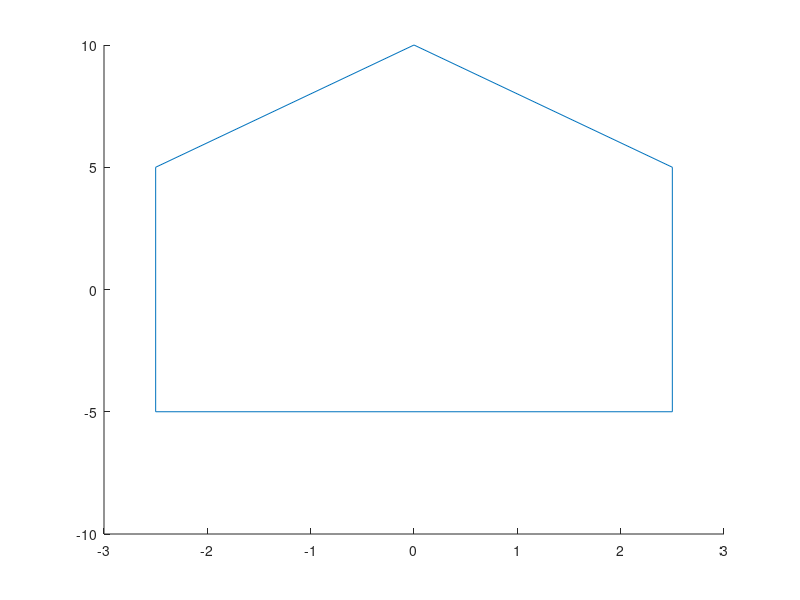

Reproduce this figure in MATLAB. (Note: this script raises an error after producing the figure.)
clf;
hold on;
n= 2;L = 10; W = 5; f =  nthroot(2,n); alpha = deg2rad(90);
rec = [ -L/2 -W/2; 
        -L/2  W/2;
        L/2   W/2;
        L/2+5 0;
        L/2  -W/2;
        -L/2 -W/2;];
% rec = [ -L/2 -W/2; 
%         -L/2  W/2;
%         L/2   W/2;
%         L/2  -W/2;
%         -L/2 -W/2;];    
    
R = [cos(alpha) -sin(alpha);
     sin(alpha) cos(alpha);];

rec = (R*rec')';
plot(rec(:,1),rec(:,2))

% Ellipse parameters
% a = f*L/2 ; b = f*W/2; xe = 0; ye = 0; phi = alpha;
ellip_coeff_struct = fit_ellipse(rec(1:end-1,1),rec(1:end-1,2));
a = ellip_coeff_struct.a ; b = ellip_coeff_struct.b; xe = ellip_coeff_struct.X0_in; ye = ellip_coeff_struct.Y0_in; phi = ellip_coeff_struct.phi;


ellip = @(x,y) ((((x-xe).*cos(phi) - (y-ye).*sin(phi)))./a).^n + ((((x-xe).*sin(phi) + (y-ye).*cos(phi)))./b).^n - 1;
fimplicit(ellip, [-15 15 -10 10])